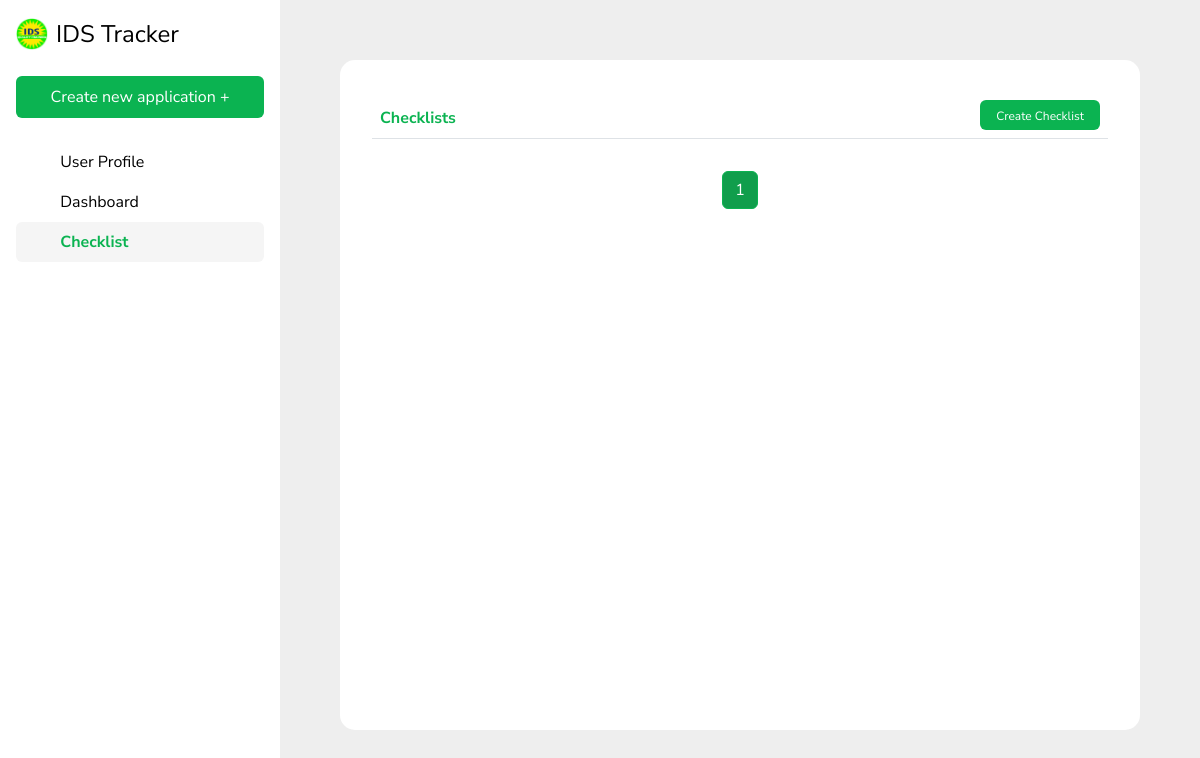
The page /checklist on the database as committed earlier.
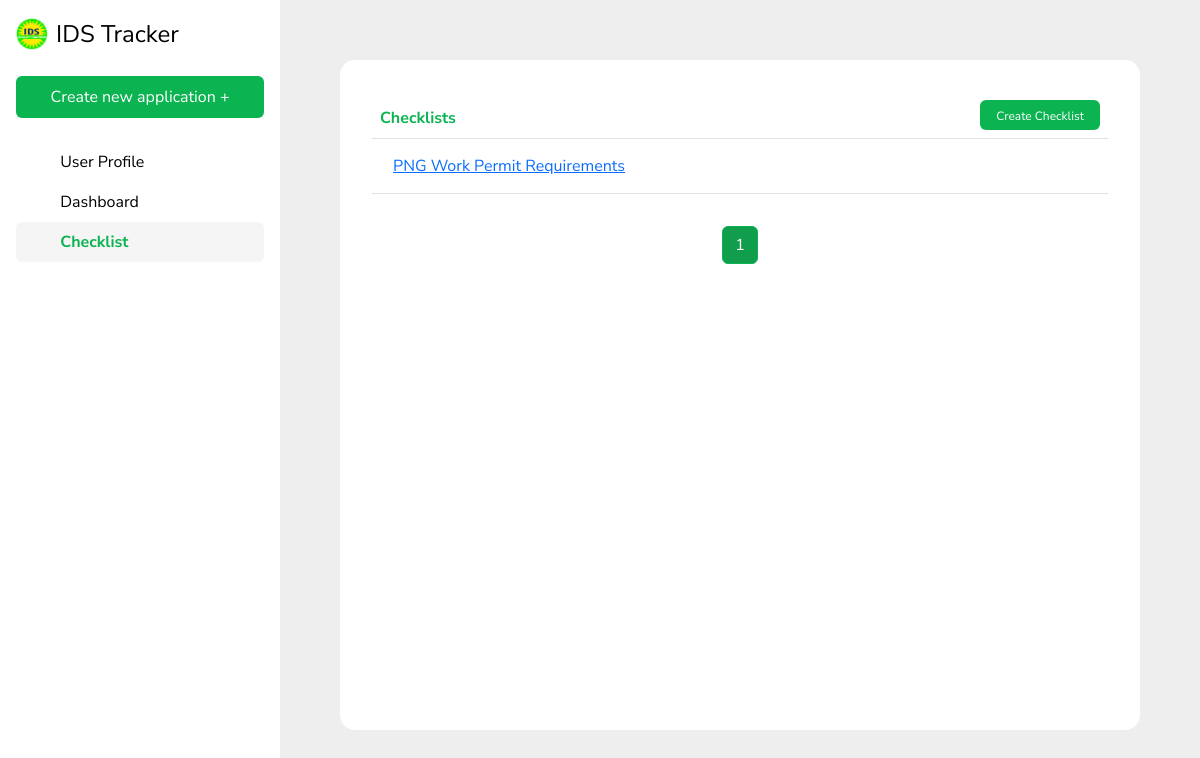
The same page on the database as committed later.
### IDSapp/models.py (models this page shows, shortened)
class Checklist(models.Model):
    document_types = [
        ('Visa', 'Visa'),
        ('Passport', 'Passport'),
        ('Work Permit', 'Work Permit')
    ]
    name = models.CharField(max_length=255)
    documentType = models.CharField(max_length = 20, choices = document_types, null=True)
    country =  models.CharField(max_length = 50, null=True)

### IDSapp/views.py (the view)
# urls.py: path('checklist', views.view_checklist, name = 'view_checklist'),
def view_checklist(request):
    checklist_list = Checklist.objects.all()
    paginator = Paginator(checklist_list, 7)  # Show 10 checklists per page
    page_number = request.GET.get('page')
    page_obj = paginator.get_page(page_number)
    context = {
        'document_type_choices': Checklist.document_types,
        'page_obj': page_obj,
    }
    return render(request, 'checklist.html', context)

### IDSapp/templates/checklist.html (shortened to what this page needs)
{% extends 'base.html' %}
{% load static %}
{% block content %}
<div style="padding: 10px;">
    <div class="d-flex flex-column" style="height: calc(100vh - 130px); margin: 50px; background-color: transparent;">
        <div class="card flex-grow-1 p-3" style="background-color: white; border: none; border-radius: 15px;">
            <div class="card-body d-flex flex-column">
                <table class="table table-hover">
                    <thead>
                        <tr>
                            <th scope="col" style="color: #0BB351">Checklists</th>
                            <th scope="col" class="text-end">
                                <form action="{% url 'create_checklist' %}" method="POST">
                                    <button type="submit" class="btn" style="color: #ffffff; width: 120px; height: 30px; background-color: #0BB351; font-size: 12px;">Create Checklist</button>
                                </form>
                            </th>
                        </tr>
                    </thead>
                    <tbody>
                        {% for checklist in page_obj %}
                        <tr>
                            <td>
                                <button type="button" class="btn btn-link" data-bs-toggle="modal" data-bs-target="#checklistModal{{ checklist.id }}">
                                    {{ checklist.name }}
                                </button>
                            </td>
                            <td></td>
                        </tr>
                        {% endfor %}
                    </tbody>
                </table>
                <nav aria-label="Page navigation" class="mt-3">
                    <ul class="pagination justify-content-center">
                        {% for num in page_obj.paginator.page_range %}
                            <li class="page-item {% if page_obj.number == num %}active{% endif %}">
                                <a class="page-link" href="?page={{ num }}">{{ num }}</a>
                            </li>
                        {% endfor %}
                    </ul>
                </nav>
            </div>
        </div>
    </div>
</div>
{% endblock %}

Rows that differ between the two databases and show on the page:
added Checklist: name "PNG Work Permit Requirements"
